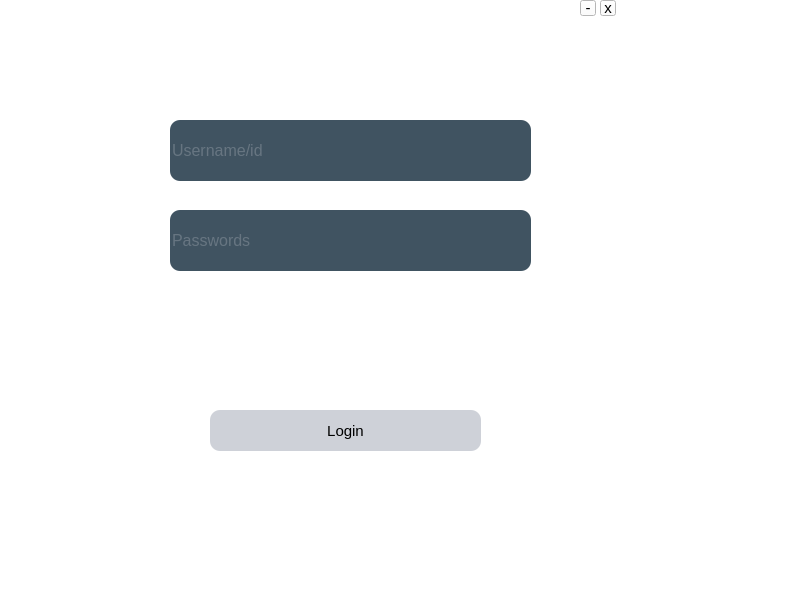
<?xml version="1.0" encoding="UTF-8"?>
<ui version="4.0">
 <class>Widget</class>
 <widget class="QWidget" name="Widget">
  <property name="geometry">
   <rect>
    <x>0</x>
    <y>0</y>
    <width>800</width>
    <height>600</height>
   </rect>
  </property>
  <property name="windowTitle">
   <string>Widget</string>
  </property>
  <property name="styleSheet">
   <string notr="true">*{
background:rgb(255, 255, 255);
font-size:15px;
font-style:MingLiU-ExtB;
}
QFrame{
border:sold 10px rgba(0,0,0);
background-image:url(F:/program/design/login.jpg);
}
QLineEdit{
color:#8d98a1;
background-color:#405361;
font-size:16px;
border-style:outset;
border-radius:10px;
font-style:MingLiU-ExtB;
}
QPushButton{
background:#ced1d8;
border-style:outset;
border-radius:10px;
font-style:MingLiU-ExtB;
}
QPushButton:pressed{
background-color:rgb(224,0,0);
border-style:inset;
font-style:MingLiU-ExtB;
}
QCheckBox{
background:rgba(85,170,255,0);
color:white;
font-style:MingLiU-ExtB;
}
QLabel{
background:rgba(85,170,255,0);
color:white;
font-style:MingLiU-ExtB;
font-size:14px;
}

</string>
  </property>
  <widget class="QFrame" name="frame">
   <property name="geometry">
    <rect>
     <x>110</x>
     <y>0</y>
     <width>511</width>
     <height>521</height>
    </rect>
   </property>
   <property name="frameShape">
    <enum>QFrame::StyledPanel</enum>
   </property>
   <property name="frameShadow">
    <enum>QFrame::Raised</enum>
   </property>
   <widget class="QLineEdit" name="lineEdit">
    <property name="geometry">
     <rect>
      <x>60</x>
      <y>120</y>
      <width>361</width>
      <height>61</height>
     </rect>
    </property>
    <property name="placeholderText">
     <string>Username/id</string>
    </property>
   </widget>
   <widget class="QLineEdit" name="lineEdit_2">
    <property name="geometry">
     <rect>
      <x>60</x>
      <y>210</y>
      <width>361</width>
      <height>61</height>
     </rect>
    </property>
    <property name="placeholderText">
     <string>Passwords</string>
    </property>
   </widget>
   <widget class="QPushButton" name="Pushbottom">
    <property name="geometry">
     <rect>
      <x>100</x>
      <y>410</y>
      <width>271</width>
      <height>41</height>
     </rect>
    </property>
    <property name="text">
     <string>Login</string>
    </property>
   </widget>
   <widget class="QToolButton" name="toolButton">
    <property name="geometry">
     <rect>
      <x>490</x>
      <y>0</y>
      <width>16</width>
      <height>16</height>
     </rect>
    </property>
    <property name="text">
     <string>x</string>
    </property>
   </widget>
   <widget class="QToolButton" name="toolButton_2">
    <property name="geometry">
     <rect>
      <x>470</x>
      <y>0</y>
      <width>16</width>
      <height>16</height>
     </rect>
    </property>
    <property name="text">
     <string>-</string>
    </property>
    <property name="autoRaise">
     <bool>false</bool>
    </property>
   </widget>
  </widget>
 </widget>
 <resources/>
 <connections/>
</ui>
